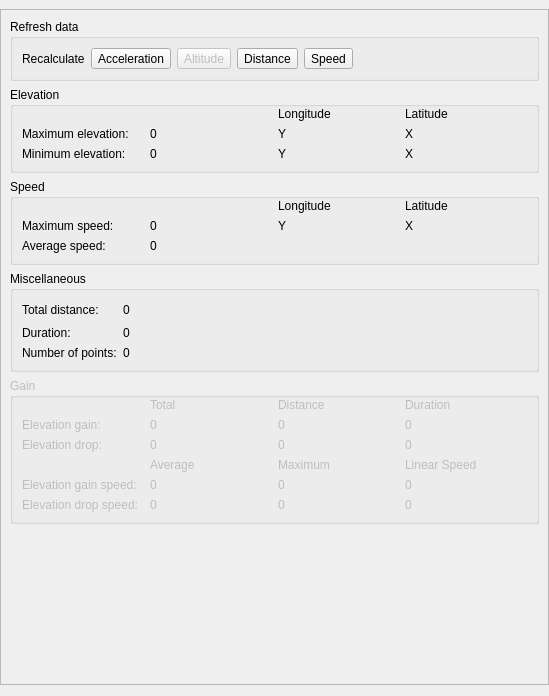
<?xml version="1.0" encoding="UTF-8"?>
<ui version="4.0">
 <class>DisplayStatisticFrame</class>
 <widget class="QFrame" name="DisplayStatisticFrame">
  <property name="geometry">
   <rect>
    <x>0</x>
    <y>0</y>
    <width>549</width>
    <height>696</height>
   </rect>
  </property>
  <property name="windowTitle">
   <string>Frame</string>
  </property>
  <layout class="QGridLayout" name="gridLayout">
   <property name="leftMargin">
    <number>0</number>
   </property>
   <property name="topMargin">
    <number>9</number>
   </property>
   <property name="rightMargin">
    <number>0</number>
   </property>
   <item row="0" column="0" colspan="2">
    <widget class="QScrollArea" name="scrollArea">
     <property name="sizePolicy">
      <sizepolicy hsizetype="Expanding" vsizetype="Expanding">
       <horstretch>0</horstretch>
       <verstretch>1</verstretch>
      </sizepolicy>
     </property>
     <property name="widgetResizable">
      <bool>true</bool>
     </property>
     <widget class="QWidget" name="scrollAreaWidgetContents">
      <property name="geometry">
       <rect>
        <x>0</x>
        <y>0</y>
        <width>547</width>
        <height>676</height>
       </rect>
      </property>
      <property name="sizePolicy">
       <sizepolicy hsizetype="Preferred" vsizetype="Expanding">
        <horstretch>0</horstretch>
        <verstretch>0</verstretch>
       </sizepolicy>
      </property>
      <layout class="QVBoxLayout" name="verticalLayout">
       <item>
        <widget class="QGroupBox" name="groupBox_5">
         <property name="sizePolicy">
          <sizepolicy hsizetype="MinimumExpanding" vsizetype="Preferred">
           <horstretch>0</horstretch>
           <verstretch>0</verstretch>
          </sizepolicy>
         </property>
         <property name="title">
          <string>Refresh data</string>
         </property>
         <property name="flat">
          <bool>true</bool>
         </property>
         <layout class="QGridLayout" name="gridLayout_6">
          <item row="0" column="3">
           <widget class="QToolButton" name="toolButtonDistance">
            <property name="text">
             <string>Distance</string>
            </property>
           </widget>
          </item>
          <item row="0" column="4">
           <widget class="QToolButton" name="toolButtonSpeed">
            <property name="text">
             <string>Speed</string>
            </property>
           </widget>
          </item>
          <item row="0" column="7">
           <spacer name="horizontalSpacer">
            <property name="orientation">
             <enum>Qt::Horizontal</enum>
            </property>
            <property name="sizeHint" stdset="0">
             <size>
              <width>40</width>
              <height>20</height>
             </size>
            </property>
           </spacer>
          </item>
          <item row="0" column="0">
           <widget class="QLabel" name="label_2">
            <property name="text">
             <string>Recalculate</string>
            </property>
           </widget>
          </item>
          <item row="0" column="1">
           <widget class="QToolButton" name="toolButtonAcceleration">
            <property name="text">
             <string>Acceleration</string>
            </property>
           </widget>
          </item>
          <item row="0" column="2">
           <widget class="QToolButton" name="toolButtonAcceleration_2">
            <property name="enabled">
             <bool>false</bool>
            </property>
            <property name="text">
             <string>Altitude</string>
            </property>
           </widget>
          </item>
         </layout>
        </widget>
       </item>
       <item>
        <widget class="QGroupBox" name="groupBox">
         <property name="sizePolicy">
          <sizepolicy hsizetype="MinimumExpanding" vsizetype="Preferred">
           <horstretch>0</horstretch>
           <verstretch>0</verstretch>
          </sizepolicy>
         </property>
         <property name="title">
          <string>Elevation</string>
         </property>
         <property name="flat">
          <bool>true</bool>
         </property>
         <layout class="QGridLayout" name="gridLayout_2">
          <property name="topMargin">
           <number>0</number>
          </property>
          <item row="0" column="2">
           <widget class="QLabel" name="labelAltitudeLongitude">
            <property name="text">
             <string>Longitude</string>
            </property>
           </widget>
          </item>
          <item row="0" column="3">
           <widget class="QLabel" name="labelAltitudeLatitude">
            <property name="text">
             <string>Latitude</string>
            </property>
           </widget>
          </item>
          <item row="1" column="0">
           <widget class="QLabel" name="labelAltitudeMaximum">
            <property name="text">
             <string>Maximum elevation:</string>
            </property>
           </widget>
          </item>
          <item row="1" column="1">
           <widget class="QLabel" name="labelAltitudeMaximumValue">
            <property name="text">
             <string>0</string>
            </property>
           </widget>
          </item>
          <item row="1" column="2">
           <widget class="QLabel" name="labelAltitudeMaximumLongitudeValue">
            <property name="text">
             <string>Y</string>
            </property>
           </widget>
          </item>
          <item row="1" column="3">
           <widget class="QLabel" name="labelAltitudeMaximumLatitudeValue">
            <property name="text">
             <string>X</string>
            </property>
           </widget>
          </item>
          <item row="2" column="0">
           <widget class="QLabel" name="labelAltitudeMinimum">
            <property name="text">
             <string>Minimum elevation:</string>
            </property>
           </widget>
          </item>
          <item row="2" column="1">
           <widget class="QLabel" name="labelAltitudeMinimumValue">
            <property name="text">
             <string>0</string>
            </property>
           </widget>
          </item>
          <item row="2" column="2">
           <widget class="QLabel" name="labelAltitudeMinimumLongitudeValue">
            <property name="text">
             <string>Y</string>
            </property>
           </widget>
          </item>
          <item row="2" column="3">
           <widget class="QLabel" name="labelAltitudeMinimumLatitudeValue">
            <property name="text">
             <string>X</string>
            </property>
           </widget>
          </item>
         </layout>
        </widget>
       </item>
       <item>
        <widget class="QGroupBox" name="groupBox_2">
         <property name="title">
          <string>Speed</string>
         </property>
         <property name="flat">
          <bool>true</bool>
         </property>
         <layout class="QGridLayout" name="gridLayout_3">
          <property name="topMargin">
           <number>0</number>
          </property>
          <item row="2" column="0">
           <widget class="QLabel" name="labelSpeedMaximum">
            <property name="text">
             <string>Maximum speed:</string>
            </property>
           </widget>
          </item>
          <item row="4" column="0">
           <widget class="QLabel" name="labelSpeedAverage">
            <property name="text">
             <string>Average speed:</string>
            </property>
           </widget>
          </item>
          <item row="2" column="1">
           <widget class="QLabel" name="labelSpeedMaximumValue">
            <property name="text">
             <string>0</string>
            </property>
           </widget>
          </item>
          <item row="4" column="1">
           <widget class="QLabel" name="labelSpeedAverageValue">
            <property name="text">
             <string>0</string>
            </property>
           </widget>
          </item>
          <item row="2" column="3">
           <widget class="QLabel" name="labelSpeedMaximumLatitudeValue">
            <property name="text">
             <string>X</string>
            </property>
           </widget>
          </item>
          <item row="2" column="2">
           <widget class="QLabel" name="labelSpeedMaximumLongitudeValue">
            <property name="text">
             <string>Y</string>
            </property>
           </widget>
          </item>
          <item row="0" column="2">
           <widget class="QLabel" name="labelSpeedLongitude">
            <property name="text">
             <string>Longitude</string>
            </property>
           </widget>
          </item>
          <item row="0" column="3">
           <widget class="QLabel" name="labelSpeedLatitude">
            <property name="text">
             <string>Latitude</string>
            </property>
           </widget>
          </item>
         </layout>
        </widget>
       </item>
       <item>
        <widget class="QGroupBox" name="groupBox_4">
         <property name="title">
          <string>Miscellaneous</string>
         </property>
         <property name="flat">
          <bool>true</bool>
         </property>
         <layout class="QGridLayout" name="gridLayout_5">
          <property name="topMargin">
           <number>9</number>
          </property>
          <item row="1" column="0">
           <widget class="QLabel" name="labelTotalDistance">
            <property name="text">
             <string>Total distance:</string>
            </property>
           </widget>
          </item>
          <item row="3" column="0">
           <widget class="QLabel" name="labelDuration">
            <property name="text">
             <string>Duration:</string>
            </property>
           </widget>
          </item>
          <item row="4" column="0">
           <widget class="QLabel" name="labelNumberOfPoint">
            <property name="text">
             <string>Number of points:</string>
            </property>
           </widget>
          </item>
          <item row="3" column="1">
           <widget class="QLabel" name="labelDurationValue">
            <property name="text">
             <string>0</string>
            </property>
           </widget>
          </item>
          <item row="4" column="1">
           <widget class="QLabel" name="labelNumberOfPointValue">
            <property name="text">
             <string>0</string>
            </property>
           </widget>
          </item>
          <item row="1" column="1">
           <widget class="QLabel" name="labelTotalDistanceValue">
            <property name="text">
             <string>0</string>
            </property>
           </widget>
          </item>
          <item row="1" column="2">
           <spacer name="horizontalSpacer_2">
            <property name="orientation">
             <enum>Qt::Horizontal</enum>
            </property>
            <property name="sizeHint" stdset="0">
             <size>
              <width>40</width>
              <height>20</height>
             </size>
            </property>
           </spacer>
          </item>
         </layout>
        </widget>
       </item>
       <item>
        <widget class="QGroupBox" name="groupBox_3">
         <property name="enabled">
          <bool>false</bool>
         </property>
         <property name="title">
          <string>Gain</string>
         </property>
         <property name="flat">
          <bool>true</bool>
         </property>
         <layout class="QGridLayout" name="gridLayout_4">
          <property name="topMargin">
           <number>0</number>
          </property>
          <item row="1" column="0">
           <widget class="QLabel" name="labelElevationGain">
            <property name="text">
             <string>Elevation gain:</string>
            </property>
           </widget>
          </item>
          <item row="2" column="0">
           <widget class="QLabel" name="labelElevationDrop">
            <property name="text">
             <string>Elevation drop:</string>
            </property>
           </widget>
          </item>
          <item row="1" column="1">
           <widget class="QLabel" name="labelElevationGainTotalValue">
            <property name="text">
             <string>0</string>
            </property>
           </widget>
          </item>
          <item row="2" column="1">
           <widget class="QLabel" name="labelElevationDropTotalValue">
            <property name="text">
             <string>0</string>
            </property>
           </widget>
          </item>
          <item row="1" column="2">
           <widget class="QLabel" name="labelElevationGainDistanceValue">
            <property name="text">
             <string>0</string>
            </property>
           </widget>
          </item>
          <item row="2" column="2">
           <widget class="QLabel" name="labelElevationDropDistanceValue">
            <property name="text">
             <string>0</string>
            </property>
           </widget>
          </item>
          <item row="3" column="1">
           <widget class="QLabel" name="labelElevationSpeedAverage">
            <property name="text">
             <string>Average</string>
            </property>
           </widget>
          </item>
          <item row="4" column="2">
           <widget class="QLabel" name="labelElevationGainSpeedMaximumValue">
            <property name="text">
             <string>0</string>
            </property>
           </widget>
          </item>
          <item row="4" column="1">
           <widget class="QLabel" name="labelElevationGainSpeedAverageValue">
            <property name="text">
             <string>0</string>
            </property>
           </widget>
          </item>
          <item row="4" column="0">
           <widget class="QLabel" name="labelElevationGainSpeed">
            <property name="text">
             <string>Elevation gain speed:</string>
            </property>
           </widget>
          </item>
          <item row="3" column="2">
           <widget class="QLabel" name="labelElevationSpeedMaximum">
            <property name="text">
             <string>Maximum</string>
            </property>
           </widget>
          </item>
          <item row="3" column="3">
           <widget class="QLabel" name="labelElevationLinearSpeed">
            <property name="text">
             <string>Linear Speed</string>
            </property>
           </widget>
          </item>
          <item row="4" column="3">
           <widget class="QLabel" name="labelElevationGainLinearSpeedValue">
            <property name="text">
             <string>0</string>
            </property>
           </widget>
          </item>
          <item row="5" column="0">
           <widget class="QLabel" name="labelElevationDropSpeed">
            <property name="text">
             <string>Elevation drop speed:</string>
            </property>
           </widget>
          </item>
          <item row="5" column="1">
           <widget class="QLabel" name="labelElevationDropSpeedAverageValue">
            <property name="text">
             <string>0</string>
            </property>
           </widget>
          </item>
          <item row="5" column="2">
           <widget class="QLabel" name="labelElevationDropSpeedMaximumValue">
            <property name="text">
             <string>0</string>
            </property>
           </widget>
          </item>
          <item row="5" column="3">
           <widget class="QLabel" name="labelElevationDropLinearSpeedValue">
            <property name="text">
             <string>0</string>
            </property>
           </widget>
          </item>
          <item row="0" column="1">
           <widget class="QLabel" name="labelElevationTotal">
            <property name="text">
             <string>Total</string>
            </property>
           </widget>
          </item>
          <item row="0" column="2">
           <widget class="QLabel" name="labelElevationDistance">
            <property name="text">
             <string>Distance</string>
            </property>
           </widget>
          </item>
          <item row="0" column="3">
           <widget class="QLabel" name="labelElevationDuration">
            <property name="text">
             <string>Duration</string>
            </property>
           </widget>
          </item>
          <item row="1" column="3">
           <widget class="QLabel" name="labelElevationGainDurationValue">
            <property name="text">
             <string>0</string>
            </property>
           </widget>
          </item>
          <item row="2" column="3">
           <widget class="QLabel" name="labelElevationDropDurationValue">
            <property name="text">
             <string>0</string>
            </property>
           </widget>
          </item>
         </layout>
        </widget>
       </item>
       <item>
        <spacer name="verticalSpacer">
         <property name="orientation">
          <enum>Qt::Vertical</enum>
         </property>
         <property name="sizeHint" stdset="0">
          <size>
           <width>20</width>
           <height>40</height>
          </size>
         </property>
        </spacer>
       </item>
      </layout>
     </widget>
    </widget>
   </item>
  </layout>
 </widget>
 <resources/>
 <connections/>
</ui>
